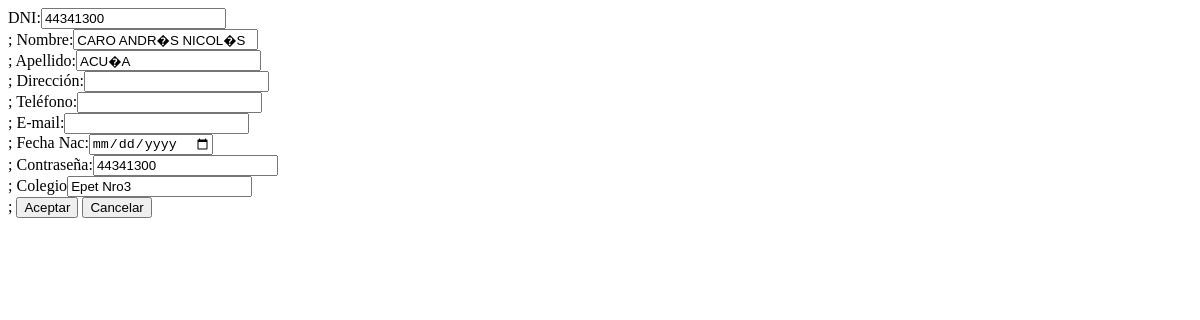
Page /formEditStudent.php?idStudent=1 on the earlier database version.
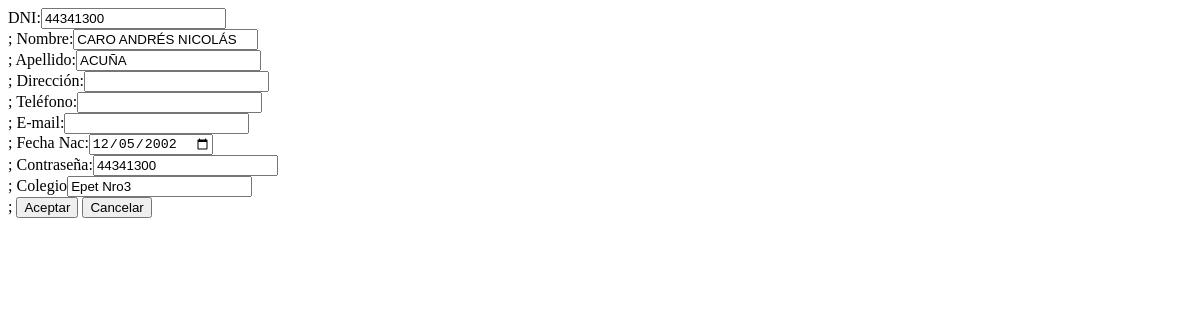
Same page on the later database version.
### tables this page shows
CREATE TABLE `students` (
  `idStudent` int(100) NOT NULL,
  `dni` int(11) NOT NULL,
  `surname` varchar(100) NOT NULL,
  `name` varchar(100) NOT NULL,
  `birthday` date NOT NULL,
  `phone` varchar(100) NOT NULL,
  `address` varchar(200) NOT NULL,
  `email` varchar(200) NOT NULL,
  `user` int(20) NOT NULL,
  `password` varchar(200) NOT NULL,
  `school` varchar(200) NOT NULL
);

### model/student.class.php (called while the page is built, shortened)
<?php
include("database.class.php");
class Student{
    private $idStudent=null;
    private $dni=null;
    private $surname=null;
    private $name=null;
    private $birthday=null;
    private $phone=null;
    private $address=null;
    private $email=null;
    private $password=null;
    private $school=null;
    public function getStudent(){
        $sql="SELECT * FROM students WHERE idStudent=".$this->idStudent." ";
        $this->conexion=new Database();
        $result= $this->conexion->query($sql);
        if($result){
            if($row=$result->fetch_assoc()){
                $this->dni=$row["dni"];
                $this->surname=$row["surname"];
                $this->name=$row["name"];
                $this->birthday=$row["birthday"];
                $this->phone=$row["phone"];
                $this->address=$row["address"];
                $this->email=$row["email"];
                $this->password=$row["password"];
                $this->school=$row["school"];
            }
        }
    }
    public function setIdStudent($idStudent){
        $this->idStudent=$idStudent;
    }
    public function getDni(){
        return $this->dni;
    }
    public function getSurname(){
        return $this->surname;
    }
    public function getName(){
        return $this->name;
    }
    public function getBirthday(){
        return $this->birthday;
    }
      public function getPhone(){
        return $this->phone;
    }
    public function getAddress(){
        return $this->address;
    }
    public function getEmail(){
        return $this->email;
    }
    public function getPassword(){
        return $this->password;
    }
    public function getSchool(){
        return $this->school;
    }
}

### model/database.class.php (called while the page is built, shortened)
<?php
class Database{
    private $conexion=null;
    private $nombre="db_school";
    private $servidor="localhost";
    private $usuario="root";
    private $clave="";
    public function __construct(){
        $this->conexion=new mysqli($this->servidor, $this->usuario, $this->clave, $this->nombre);
    }
    public function query($sql){
        return $this->conexion->query($sql);
    }
}
?>

### formEditStudent.php (the view, shortened to what this page needs)
<?php
include("model/student.class.php");
$id=$_REQUEST["idStudent"];
$Student= new Student();
    $Student->setIdStudent($id);
    $Student->getStudent();
?>
<!DOCTYPE html>
<html lang="en">
<head>
</head>
<body>
    <form name="editStudent" method="POST" action="controller/student.controller.php">
        <label>DNI:</label><input type="text" name="dni" value="<?=$Student->getDni();?>"><br>;
        <label>Nombre:</label><input type="text" name="name" value="<?=$Student->getName();?>"><br>;
        <label>Apellido:</label><input type="text" name="surname" value="<?=$Student->getSurname();?>"><br>;
        <label>Direcci&oacute;n:</label><input type="text" name="address" value="<?=$Student->getAddress();?>"><br>;
        <label>Tel&eacute;fono:</label><input type="text" name="phone"value="<?=$Student->getPhone();?>"><br>;
        <label>E-mail:</label><input type="email" name="email" value="<?=$Student->getEmail();?>"><br>;
        <label>Fecha Nac:</label><input type="date" name="birthday" value="<?=$Student->getBirthday();?>"><br>;
        <label>Contrase&ntilde;a:</label><input type="text" name="password" value="<?=$Student->getPassword();?>"><br>;
        <label>Colegio</label><input type="text" name="school" value="<?=$Student->getSchool();?>"><br>;
        <button type="submit" name="aceptar">Aceptar</button>
        <button type="reset" name="cancelar">Cancelar</button>
    </form>
</body>
</html>

Differences in the rows shown:
removed students: dni "44341300", name "CARO ANDR�S NICOL�S", surname "ACU�A", password "44341300", school "Epet Nro3"
added students: dni "44341300", name "CARO ANDRÉS NICOLÁS", surname "ACUÑA", birthday "12/05/2002", password "44341300", school "Epet Nro3"
